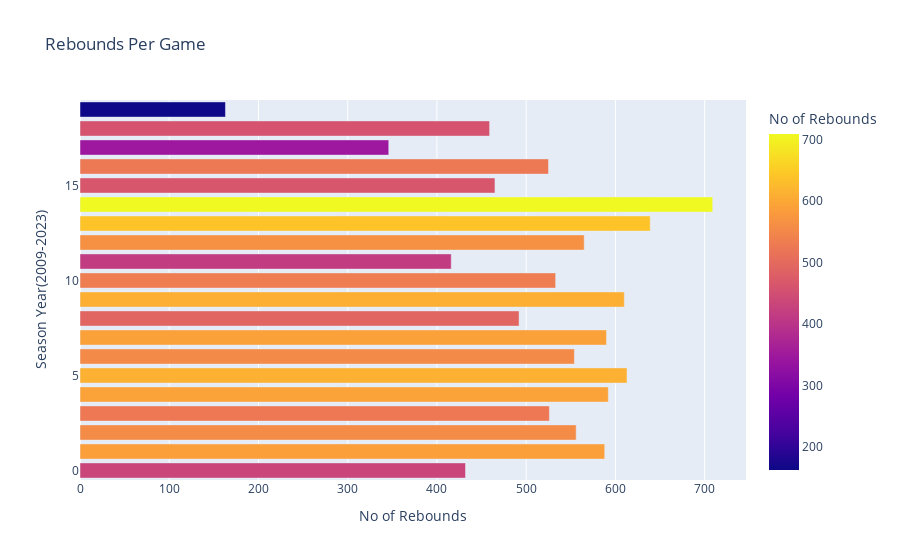

The notebook cell this image was saved under:
### Code cell
fig = px.bar(career_df,x='REB',color='REB',title='Rebounds Per Game',
            labels={
                "REB": "No of Rebounds",
                "index":"Season Year(2009-2023)"
            })
fig.show()

### Figure 1 — Plotly figure (JSON) as saved in the notebook; plotly's stock layout.template omitted (floating-point values rounded to 4 significant figures)
{"data": [{"alignmentgroup": "True", "hovertemplate": "No of Rebounds=%{marker.color}<br>Season Year(2009-2023)=%{y}<extra></extra>", "legendgroup": "", "marker": {"color": [432, 588, 556, 526, 592, 613, 554, 590, 492, 610, 533, 416, 565, 639, 709, 465, 525, 346, 459, 163], "coloraxis": "coloraxis", "pattern": {"shape": ""}}, "name": "", "offsetgroup": "", "orientation": "h", "showlegend": false, "textposition": "auto", "type": "bar", "x": [432, 588, 556, 526, 592, 613, 554, 590, 492, 610, 533, 416, 565, 639, 709, 465, 525, 346, 459, 163], "xaxis": "x", "y": [0, 1, 2, 3, 4, 5, 6, 7, 8, 9, 10, 11, 12, 13, 14, 15, 16, 17, 18, 19], "yaxis": "y"}], "layout": {"barmode": "relative", "coloraxis": {"colorbar": {"title": {"text": "No of Rebounds"}}, "colorscale": [[0, "#0d0887"], [0.1111, "#46039f"], [0.2222, "#7201a8"], [0.3333, "#9c179e"], [0.4444, "#bd3786"], [0.5556, "#d8576b"], [0.6667, "#ed7953"], [0.7778, "#fb9f3a"], [0.8889, "#fdca26"], [1, "#f0f921"]]}, "legend": {"tracegroupgap": 0}, "title": {"text": "Rebounds Per Game"}, "xaxis": {"anchor": "y", "domain": [0, 1], "title": {"text": "No of Rebounds"}}, "yaxis": {"anchor": "x", "domain": [0, 1], "title": {"text": "Season Year(2009-2023)"}}}}
